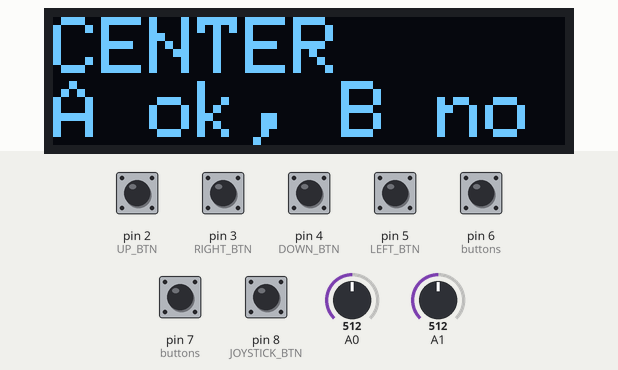
This sketch was run on a simulated Arduino Uno, built with avr-gcc and run on an emulated ATmega328P. Shown: 128×32 one-colour display. The inputs (shaded band) are chosen by the test bench; at power-on: pin 2 (UP_BTN), pin 3 (RIGHT_BTN), pin 4 (DOWN_BTN), pin 5 (LEFT_BTN), pin 6 (buttons), pin 7 (buttons), pin 8 (JOYSTICK_BTN) HIGH, A0 = 512, A1 = 512. No radio packets arrive unless stated.

Above: at 1.2 s.
1.3 s: pin 2 (UP_BTN) pulled LOW for 0.15 s
At 2.5 s:
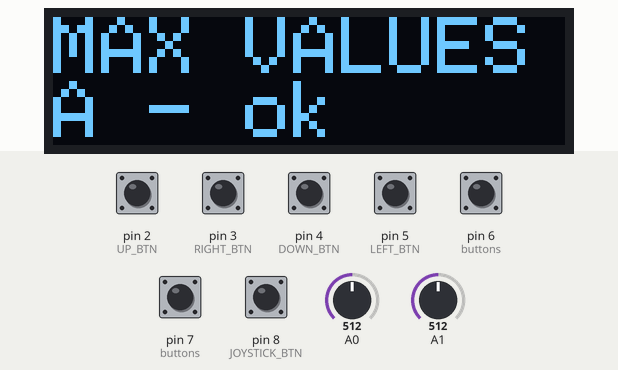
2.9 s: pin 2 (UP_BTN) pulled LOW for 1 s
At 3.5 s:
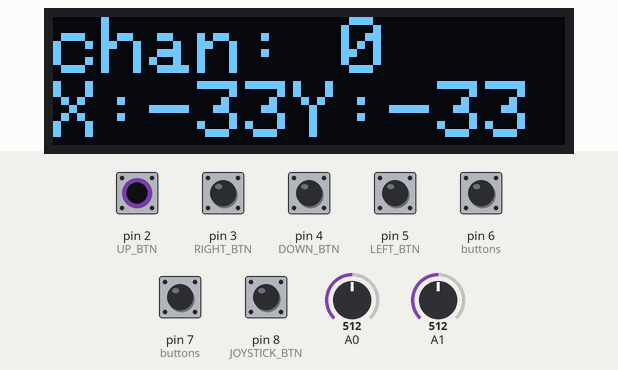
5.4 s: A0 set to 306
At 5.9 s:
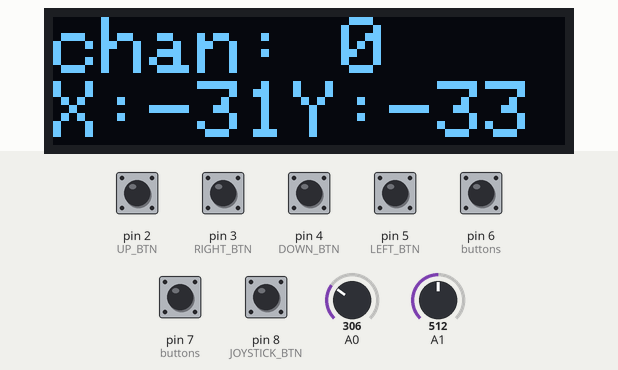
6.9 s: A1 set to 306
At 7.7 s:
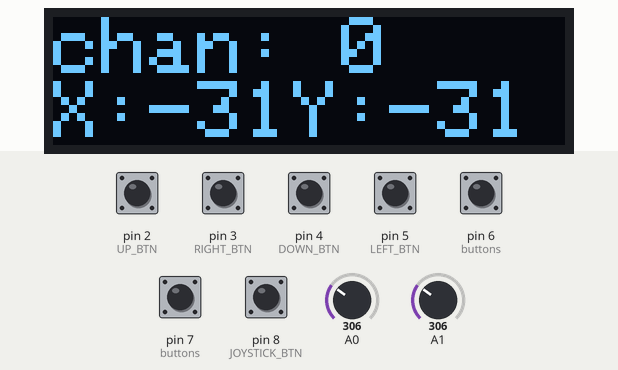
8.4 s: pin 6 (buttons) pulled LOW for 0.15 s
At 9.6 s:
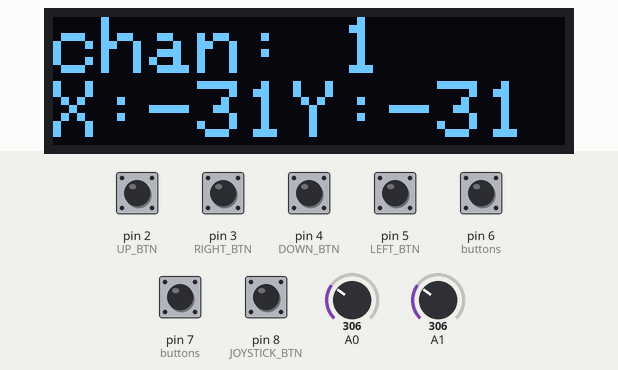
10.0 s: pin 6 (buttons) pulled LOW for 1 s
At 11.2 s:
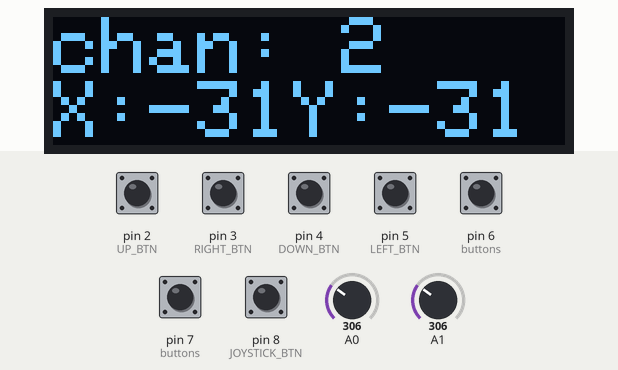
Timing chart, 0 to 13.0 s (numbered marks = the images above; inputs shaded):
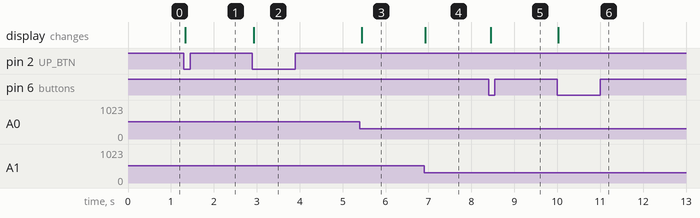

Measured:
- after the input at 1.3 s, the display: changes at once (image 1)
- after the input at 2.9 s, the display: changes at once (image 2)
- after the input at 5.4 s, the display: changes at once (image 3)
- after the input at 6.9 s, the display: changes at once (image 4)
- after the input at 8.4 s, the display: changes after 0.05 s (image 5)
- after the input at 10.0 s, the display: changes at once (image 6)

The sketch:

controller.ino
```cpp
//Include Libraries
#include <SPI.h>
#include <nRF24L01.h>
#include <RF24.h>
#include <Wire.h>
#include <Adafruit_GFX.h>
#include <Adafruit_SSD1306.h>

#define OLED_RESET -1 // Reset pin # (or -1 if sharing Arduino reset pin)
#define SCREEN_WIDTH 128 // OLED display width, in pixels
#define SCREEN_HEIGHT 32 // OLED display height, in pixels

#define UP_BTN          2 // 0
#define DOWN_BTN        4 // 1
#define LEFT_BTN        5 // 2
#define RIGHT_BTN       3 // 3
#define JOYSTICK_BTN    8 // 4
#define BTN_E           6 // 5
#define BTN_F           7 // 6

#define JOYSTICK_AXIS_X A0   // 7
#define JOYSTICK_AXIS_Y A1   // 8

// ---------- CONFIGURATION ----------
#define RF_POWER RF24_PA_LOW // TRANSMISSION POWER. Possible values: RF24_PA_MIN, RF24_PA_LOW, RF24_PA_HIGH, RF24_PA_MAX

// --------- END CONFIGURATION ---------

int buttons[] = {UP_BTN, DOWN_BTN, LEFT_BTN, RIGHT_BTN, JOYSTICK_BTN, BTN_E, BTN_F};      // map buttons to ids
int button_states[] = {0,0,0,0,0,0,0};                                                    // store previus buttons position

//create an RF24 object
RF24 radio(9, 10);  // CE, CSN

//address through which two modules communicate.
const byte addresses[][6] = {"veh01","con01"};


// --------- RUNTIME CONFIGS ------------
int channel = 0;
int x_val = 0;
int y_val = 0;

int calibr_conf_x[3] = {0,0,0}; // center, min, max
int calibr_conf_y[3] = {0,0,0}; // center, min, max

int mode = 0; // 0 - calibration, 1 - operation

// package structure
struct c_pack {
 int b_up;
 int b_down;
 int b_left;
 int b_right;
 int b_joy;
 int joy_x;
 int joy_y;
} pack;

// Declaration for an SSD1306 display connected to I2C (SDA, SCL pins)
Adafruit_SSD1306 display(SCREEN_WIDTH, SCREEN_HEIGHT, &Wire, OLED_RESET);

bool button_clicked(int button_id)
{
    if (button_states[button_id] != digitalRead(buttons[button_id])) {
      button_states[button_id] = digitalRead(buttons[button_id]);
      if (digitalRead(buttons[button_id]) == LOW) {
        return true;
      }
    }
    return false;
}

int raw_read_joy(int joy_id)
{
  return analogRead(joy_id)-512;
}

int read_joy(int joy_id, int joy_conf[3]) {
  int out = map(raw_read_joy(joy_id)-joy_conf[0],joy_conf[1],joy_conf[2],-32,32);
  //int out = analogRead(joy_id);  //for debug purposes
  return out;
}

void send_data() {
  radio.write(&pack, sizeof(pack));
}

void draw_display() {
  display.clearDisplay();
  display.setCursor(0,0);
  display.print("chan: "); display.println(channel);
  display.print("X:"); display.print(x_val); display.print("Y:"); display.println(y_val);
  display.display();

}

void loop_channel(int direction) {
  channel += direction;
  if (channel > 124)
    channel = 0;
  else if (channel < 0)
    channel = 125;
  radio.setChannel(channel);
  delay(10);
}

void setup()
{
  //------------ SETUP RADIO ----------------------
  radio.begin();
  radio.setPALevel(RF_POWER);
  //set the address
  radio.openWritingPipe(addresses[1]);
  radio.openReadingPipe(1,addresses[0]);
  radio.setChannel(channel);
  radio.stopListening();

  //------------ SETUP PINS ------------------------
  for (int i; i < 7; i++)  pinMode(buttons[i], INPUT_PULLUP);

  //------------ SETUP DISPLAY --------------------
  display.begin(SSD1306_SWITCHCAPVCC, 0x3C);
  display.clearDisplay();
  display.setTextSize(2);
  display.setTextColor(SSD1306_WHITE);

}

void loop()
{
  if (mode == 0) {
    calibrate();
  }
  else
  {
    x_val = read_joy(JOYSTICK_AXIS_X, calibr_conf_x);
    y_val = read_joy(JOYSTICK_AXIS_Y, calibr_conf_y);
    pack.b_up = digitalRead(UP_BTN);
    pack.b_down = digitalRead(DOWN_BTN);
    pack.b_left = digitalRead(LEFT_BTN);
    pack.b_right = digitalRead(RIGHT_BTN);
    pack.b_joy = digitalRead(JOYSTICK_BTN);
    pack.joy_x = x_val;
    pack.joy_y = y_val;

    send_data();
    delay(10);

    if(button_clicked(6)) {
      loop_channel(-1);
    }
    else if(button_clicked(5)) {
      loop_channel(1);
    }
    draw_display();
  }
}


void calibrate()
{
  bool tmp_b = true;
  while(tmp_b) {
      calibr_conf_x[0] = raw_read_joy(JOYSTICK_AXIS_X);
      calibr_conf_y[0] = raw_read_joy(JOYSTICK_AXIS_Y);
    if (button_clicked(0))
      tmp_b = false;

    if (button_clicked(3)) { // cancel calibration
      calibr_conf_x[1] = -512;
      calibr_conf_y[1] = -512;
      calibr_conf_x[2] = 512;
      calibr_conf_y[2] = 512;
      mode = 1;
      return;
    }

    display.clearDisplay();
    display.setCursor(0,0);
    display.println("CENTER");
    display.println("A ok, B no");
    display.print(raw_read_joy(JOYSTICK_AXIS_X)); display.print(", "); display.println(raw_read_joy(JOYSTICK_AXIS_Y));
    display.display();
  }
  tmp_b = true;
  display.clearDisplay();
  display.setCursor(0,0);
  display.println("MAX VALUES");
  display.println("A - ok");
  display.display();
  while(tmp_b) {
    if (button_clicked(0))
      tmp_b = false;
      x_val = raw_read_joy(JOYSTICK_AXIS_X);
      y_val = raw_read_joy(JOYSTICK_AXIS_Y);

      if (calibr_conf_x[1] > x_val)
        calibr_conf_x[1] = x_val;
      if (calibr_conf_x[2] < x_val)
        calibr_conf_x[2] = x_val;
      if (calibr_conf_y[1] > y_val)
        calibr_conf_y[1] = y_val;
      if (calibr_conf_y[2] < y_val)
        calibr_conf_y[2] = y_val;
  }
  mode = 1;

}
```
